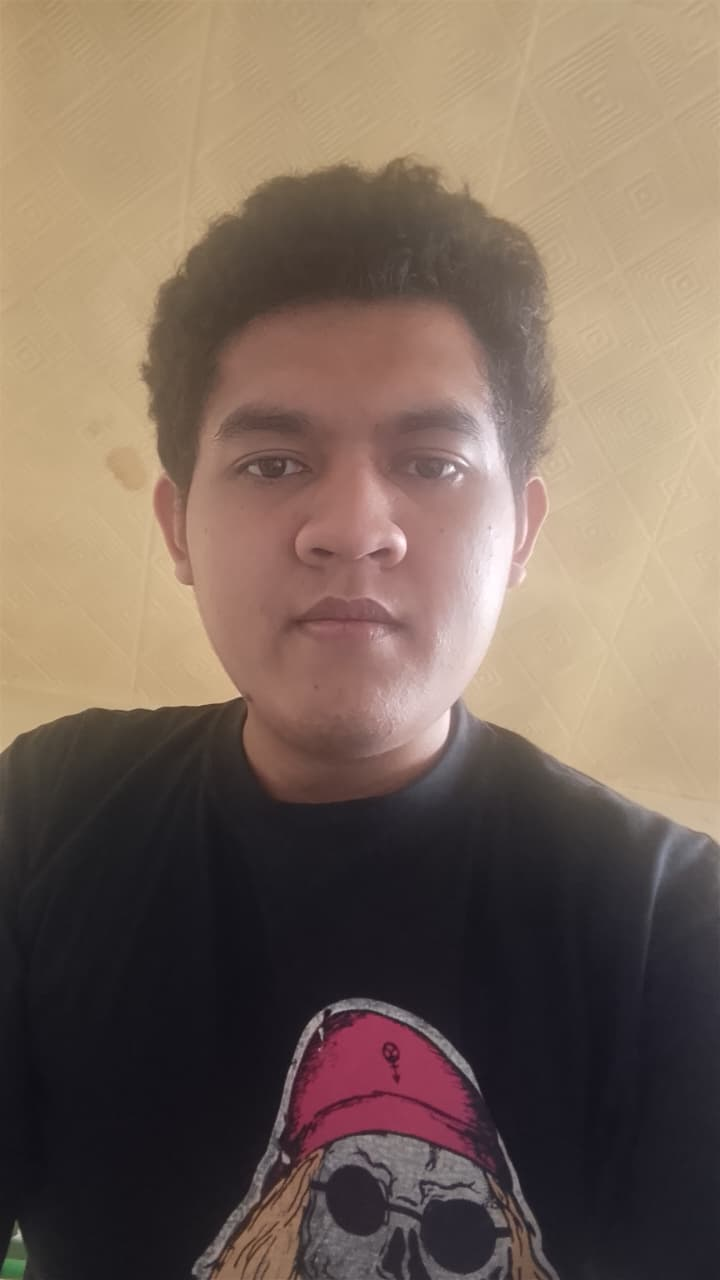
#> input picture assets/cover_working.png, 720 x 1280 px
$ python p3_mbit_lsb.py
#> lines starting #> are read from the running program, lines starting #| are printed output that depends on the picture
### src/common.py
"""
src/common.py
Konfigurasi bersama, konstanta identitas mahasiswa, dan fungsi utilitas
untuk praktikum steganografi LSB.
"""

import os
import json
from pathlib import Path
import numpy as np
from PIL import Image

# Identitas Mahasiswa & Parameter Wajib PRD
STUDENT_NAME = "Diva Prayoga Alpariji Putra"
STUDENT_NIM = "237006173"
PARAM_A = 3  # Digit terakhir NIM (237006173 -> 3)
SEED_CORRECT = 237006173
SEED_WRONG = 237006174

# Pesan rahasia standar: NIM - Nama Lengkap - <kalimat bebas minimal 10 kata>
DEFAULT_SECRET_MESSAGE = (
    "237006173 - Diva Prayoga Alpariji Putra - "
    "Praktikum ini menguji bagaimana pesan dapat disembunyikan secara aman tanpa mengubah tampilan citra secara signifikan."
)

# Direktori Proyek
BASE_DIR = Path(__file__).resolve().parent.parent
ASSETS_DIR = BASE_DIR / "assets"
REFERENCES_DIR = BASE_DIR / "references"
OUTPUTS_DIR = BASE_DIR / "outputs"
RESULTS_DIR = BASE_DIR / "results"
FIGURES_DIR = BASE_DIR / "figures"
SCREENSHOTS_DIR = BASE_DIR / "screenshots"
REPORT_DIR = BASE_DIR / "report"

ORIGINAL_COVER_PATH = ASSETS_DIR / "Diva_selfie.jpeg"
WORKING_COVER_PATH = ASSETS_DIR / "cover_working.png"


# [63 lines left out: functions validate_and_prepare_cover, load_working_cover_array, calc_diff_stats, not called in this run]


def calc_mse(cover_arr, stego_arr):
    """Menghitung Mean Squared Error (MSE)."""
    return float(np.mean((cover_arr.astype(float) - stego_arr.astype(float)) ** 2))


def calc_psnr(cover_arr, stego_arr):
    """Menghitung Peak Signal-to-Noise Ratio (PSNR) dalam dB."""
    mse = calc_mse(cover_arr, stego_arr)
    if mse == 0:
        return float("inf")
    return float(10.0 * np.log10((255.0 ** 2) / mse))


# [10 lines left out: function calc_ber, not called in this run]

### src/p3_mbit_lsb.py
"""
src/p3_mbit_lsb.py
Fase P3: Eksperimen m-bit LSB dan Kualitas Citra (m = 1, 2, 3, 4).

Fitur:
1. P3.1: Implementasi penyisipan m-bit LSB (m in [1, 2, 3, 4]) menggunakan masking bitwise:
         mask = 0xFF ^ ((1 << m) - 1)
         stego = (cover & mask) | payload_m_bits
         Menjamin perubahan per-byte maksimum tidak melebihi (2^m - 1).
2. P3.2: Penyisipan pesan acak berkapasitas 100% untuk setiap m (reproducible seed = 2026).
3. P3.3: Perhitungan MSE dan PSNR untuk setiap m, ekspor tabel ke results/p3_results.csv.
4. P3.4: Pembuatan grafik PSNR vs m (figures/p3_psnr_vs_m.png) dan grid 4 stego-image (figures/p3_stego_grid.png).
"""

import sys
import os
import json
import numpy as np
import pandas as pd
import matplotlib.pyplot as plt
from PIL import Image

sys.stdout.reconfigure(encoding="utf-8")

from common import (
    WORKING_COVER_PATH,
    OUTPUTS_DIR,
    RESULTS_DIR,
    FIGURES_DIR,
    calc_mse,
    calc_psnr,
)

PAYLOAD_SEED_P3 = 2026


def embed_mbit_lsb_100pct(cover_arr, m, seed=PAYLOAD_SEED_P3):
    """
    Menyisipkan pesan acak sebesar 100% kapasitas citra menggunakan m-bit LSB.
    Setiap byte citra diganti m bit LSB-nya dengan bit acak.
    """
    if m not in [1, 2, 3, 4]:
        raise ValueError(f"Nilai m harus 1, 2, 3, atau 4 (diterima: {m})")

    # [5 lines of commented-out code are left out]
    mask = np.uint8(0xFF ^ ((1 << m) - 1))

    # Bangkitkan payload acak berukuran sama persis dengan citra (100% kapasitas)
    rng = np.random.default_rng(seed)
    payload_vals = rng.integers(0, 1 << m, size=cover_arr.shape, dtype=np.uint8)

    # Operasi bitwise LSB replacement
    stego_arr = (cover_arr & mask) | payload_vals

    # Validasi teoritis: selisih maksimum tidak boleh melebihi (2^m - 1)
    diff = np.abs(cover_arr.astype(int) - stego_arr.astype(int))
    max_diff = int(diff.max())
    expected_max_diff = (1 << m) - 1
    assert max_diff <= expected_max_diff, (
        f"Pelanggaran batas! max_diff={max_diff} > {expected_max_diff}"
    )

    return stego_arr, max_diff, expected_max_diff


def run_p3_experiment():
    print("=" * 65)
    print("FASE P3: EKSPERIMEN m-bit LSB DAN KUALITAS CITRA (m = 1, 2, 3, 4)")
    print("=" * 65)

    cover_img = Image.open(WORKING_COVER_PATH)
#> cover_img is the input picture: PIL image 720x1280 RGB; mean R, G, B 122.7, 104.2, 91.3
    cover_arr = np.array(cover_img, dtype=np.uint8)
    h, w, c = cover_arr.shape
#> h = 1280; w = 720; c = 3
    total_bytes = cover_arr.size
#> total_bytes = 2764800

    print(f"Dimensi citra cover: {w} x {h} x {c} ({total_bytes:,} byte)")
#| Dimensi citra cover: 720 x 1280 x 3 (2,764,800 byte)
    print(f"Seed payload acak  : {PAYLOAD_SEED_P3}\n")

    results_data = []
    stego_images = {}

    for m in [1, 2, 3, 4]:
        # 1. Hitung kapasitas
        capacity_bits = total_bytes * m
        capacity_bytes = capacity_bits // 8
        capacity_kb = capacity_bytes / 1024.0

        # 2. Embedding 100% kapasitas
        stego_arr, max_diff, expected_max_diff = embed_mbit_lsb_100pct(
            cover_arr, m, seed=PAYLOAD_SEED_P3
        )

        # 3. Simpan stego image
        stego_path = OUTPUTS_DIR / "p3" / f"stego_m{m}.png"
        Image.fromarray(stego_arr).save(stego_path, format="PNG")
        stego_images[m] = stego_arr

        # 4. Hitung MSE dan PSNR
        mse = calc_mse(cover_arr, stego_arr)
        psnr = calc_psnr(cover_arr, stego_arr)

        diff = np.abs(cover_arr.astype(int) - stego_arr.astype(int))
        changed_bytes = int(np.count_nonzero(diff))
        change_ratio = (changed_bytes / total_bytes) * 100.0

        print(f"--- Evaluasi m = {m} ---")
        print(f"  Kapasitas       : {capacity_bits:,} bit | {capacity_bytes:,} byte | {capacity_kb:.2f} KB")
        print(f"  Max Diff Aktual : {max_diff} (Batas Teori: <= {expected_max_diff})")
        print(f"  Byte Berubah    : {changed_bytes:,} / {total_bytes:,} ({change_ratio:.2f}%)")
        print(f"  MSE             : {mse:.4f}")
        print(f"  PSNR            : {psnr:.2f} dB")
        print(f"  Status Ambang 40dB: {'Di atas 40 dB (Kualitas Sangat Tinggi)' if psnr >= 40.0 else 'Di bawah 40 dB (Mulai Terlihat Degradasi)'}\n")

        results_data.append({
            "m": m,
            "Capacity_Bits": capacity_bits,
            "Capacity_Bytes": capacity_bytes,
            "Capacity_KB": round(capacity_kb, 2),
            "Max_Diff_Actual": max_diff,
            "Max_Diff_Theory": expected_max_diff,
            "Changed_Bytes": changed_bytes,
            "Change_Ratio_Pct": round(change_ratio, 2),
            "MSE": round(mse, 4),
            "PSNR_dB": round(psnr, 2),
        })
#> this loop made 4 passes
#> (max_diff, expected_max_diff, psnr, changed_bytes, change_ratio) on passes 1 to 4: (1, 1, 51.14, 1383945, 50.06), (3, 3, 44.14, 2072930, 74.98), (7, 7, 37.88, 2419545, 87.51), (15, 15, 31.97, 2592298, 93.76)
#> (printed output is left out)
#> pass 1, in embed_mbit_lsb_100pct, `diff = np.abs(cover_arr.astype(int) - stego_arr.astype(int))`:
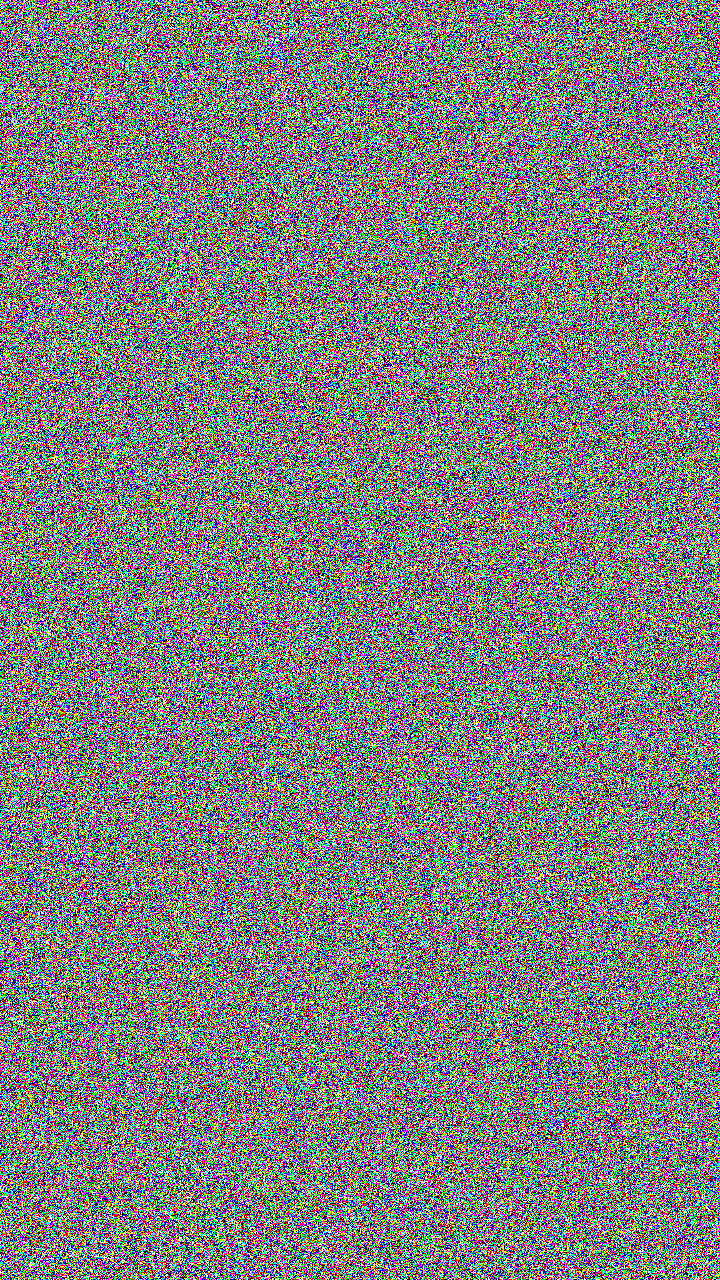
#> diff: shape (1280, 720, 3) int64; mean R, G, B 0.5, 0.5, 0.501; drawn with 1 as white
#> pass 2, in embed_mbit_lsb_100pct (call 2), `diff = np.abs(cover_arr.astype(int) - stego_arr.astype(int))`:
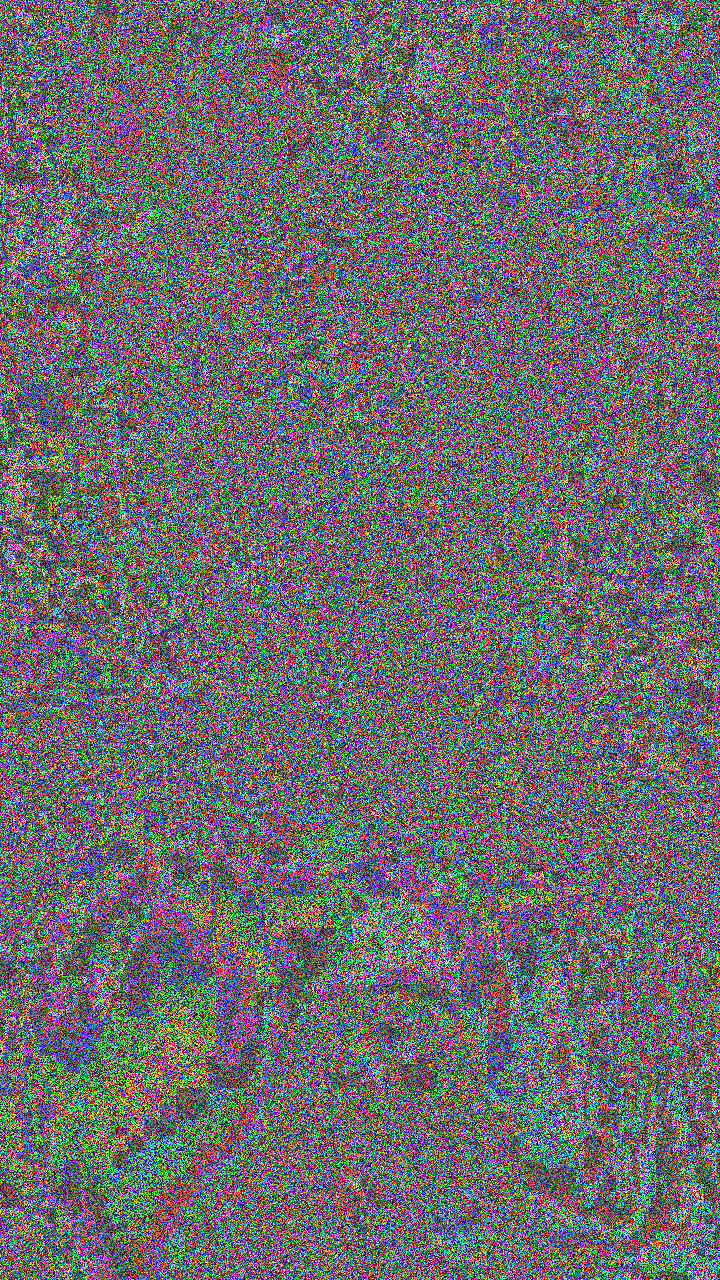
#> diff: shape (1280, 720, 3) int64; mean R, G, B 1.25, 1.25, 1.25; drawn with min black and max white
#> after the loop:
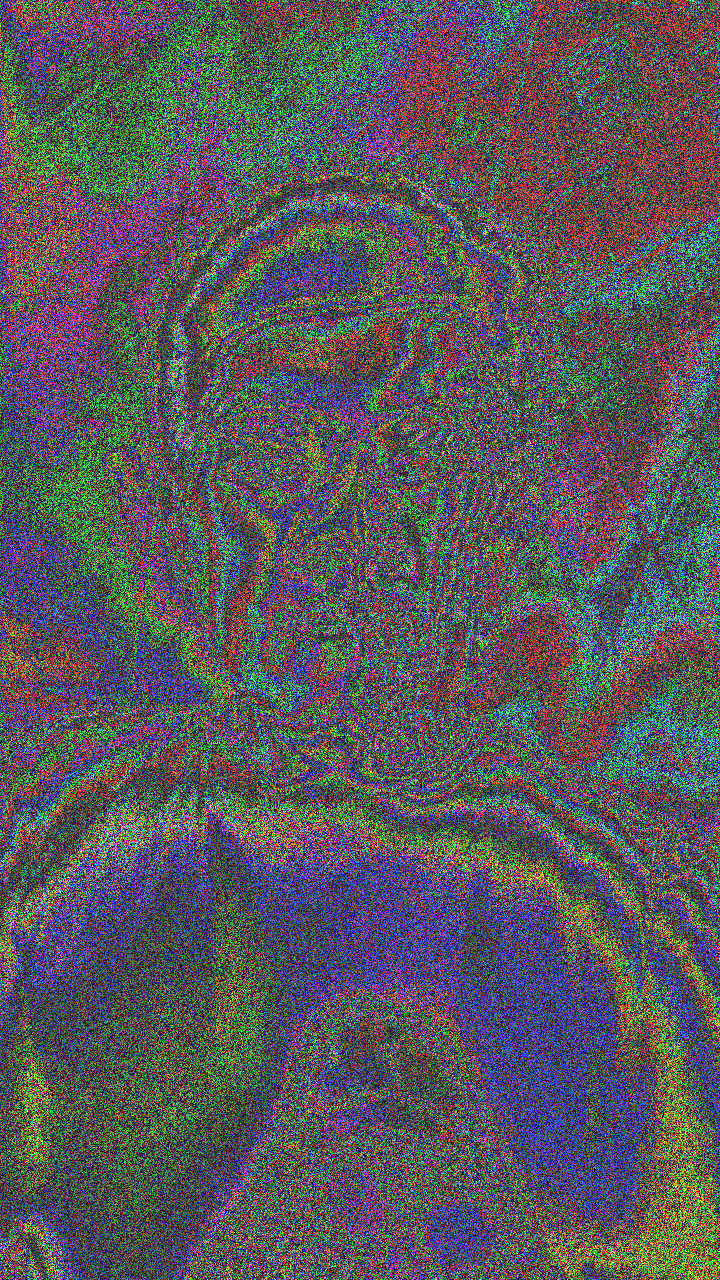
#> diff: shape (1280, 720, 3) int64; mean R, G, B 5.21, 5.14, 5.37; drawn with min black and max white
#> after the loop, results_data = 4 items; stego_images = 4 items

    # Simpan ke CSV
    df = pd.DataFrame(results_data)
#> df = table of 4 rows and 10 columns
    csv_path = RESULTS_DIR / "p3_results.csv"
#> (the run stopped early here; a loop or call above may not have finished)
